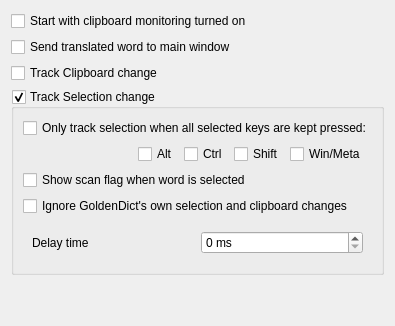
     <widget class="QWidget" name="tab_popup">
      <attribute name="icon">
       <iconset resource="../../resources.qrc">
        <normaloff>:/icons/scan.svg</normaloff>:/icons/scan.svg</iconset>
      </attribute>
      <attribute name="title">
       <string>S&amp;can</string>
      </attribute>
      <layout class="QVBoxLayout" name="verticalLayout_10">
       <item>
        <widget class="QCheckBox" name="startWithScanPopupOn">
         <property name="toolTip">
          <string>Chooses whether the clipboard monitoring will be turned on by default at the program's startup.</string>
         </property>
         <property name="text">
          <string>Start with clipboard monitoring turned on</string>
         </property>
        </widget>
       </item>
       <item>
        <widget class="QCheckBox" name="scanToMainWindow">
         <property name="toolTip">
          <string>Send translated word to main window instead of to show it in popup window</string>
         </property>
         <property name="text">
          <string>Send translated word to main window</string>
         </property>
        </widget>
       </item>
       <item>
        <widget class="QCheckBox" name="enableClipboardTrack">
         <property name="toolTip">
          <string>Track clipboard changes when Scanning is enabled. Notice! You should always enable this unless you are on Linux.</string>
         </property>
         <property name="text">
          <string>Track Clipboard change</string>
         </property>
        </widget>
       </item>
       <item>
        <widget class="QGroupBox" name="enableX11SelectionTrack">
         <property name="title">
          <string>Track Selection change</string>
         </property>
         <property name="alignment">
          <set>Qt::AlignLeading|Qt::AlignLeft|Qt::AlignTop</set>
         </property>
         <property name="checkable">
          <bool>true</bool>
         </property>
         <layout class="QVBoxLayout" name="verticalLayout_4">
          <item>
           <widget class="QCheckBox" name="enableScanPopupModifiers">
            <property name="toolTip">
             <string>With this enabled, the popup would only show up if all chosen keys are
in the pressed state when the word selection changes.</string>
            </property>
            <property name="text">
             <string>Only track selection when all selected keys are kept pressed:</string>
            </property>
           </widget>
          </item>
          <item>
           <widget class="QFrame" name="scanPopupModifiers">
            <property name="frameShape">
             <enum>QFrame::NoFrame</enum>
            </property>
            <property name="frameShadow">
             <enum>QFrame::Plain</enum>
            </property>
            <property name="lineWidth">
             <number>0</number>
            </property>
            <layout class="QVBoxLayout" name="verticalLayout_5">
             <property name="leftMargin">
              <number>0</number>
             </property>
             <property name="topMargin">
              <number>0</number>
             </property>
             <property name="rightMargin">
              <number>0</number>
             </property>
             <property name="bottomMargin">
              <number>0</number>
             </property>
             <item>
              <layout class="QHBoxLayout" name="horizontalLayout">
               <item>
                <spacer name="horizontalSpacer">
                 <property name="orientation">
                  <enum>Qt::Horizontal</enum>
                 </property>
                 <property name="sizeHint" stdset="0">
                  <size>
                   <width>40</width>
                   <height>20</height>
                  </size>
                 </property>
                </spacer>
               </item>
               <item>
                <layout class="QGridLayout" name="gridLayout">
                 <item row="0" column="0">
                  <widget class="QCheckBox" name="altKey">
                   <property name="toolTip">
                    <string>Alt key</string>
                   </property>
                   <property name="text">
                    <string notr="true">Alt</string>
                   </property>
                  </widget>
                 </item>
                 <item row="0" column="1">
                  <widget class="QCheckBox" name="ctrlKey">
                   <property name="toolTip">
                    <string>Ctrl key</string>
                   </property>
                   <property name="text">
                    <string notr="true">Ctrl</string>
                   </property>
                  </widget>
                 </item>
                 <item row="0" column="2">
                  <widget class="QCheckBox" name="shiftKey">
                   <property name="toolTip">
                    <string>Shift key</string>
                   </property>
                   <property name="text">
                    <string notr="true">Shift</string>
                   </property>
                  </widget>
                 </item>
                 <item row="0" column="3">
                  <widget class="QCheckBox" name="winKey">
                   <property name="toolTip">
                    <string>Windows key or Meta key</string>
                   </property>
                   <property name="text">
                    <string notr="true">Win/Meta</string>
                   </property>
                  </widget>
                 </item>
                </layout>
               </item>
               <item>
                <widget class="QFrame" name="frame">
                 <property name="frameShape">
                  <enum>QFrame::NoFrame</enum>
                 </property>
                 <property name="frameShadow">
                  <enum>QFrame::Raised</enum>
                 </property>
                 <property name="lineWidth">
                  <number>0</number>
                 </property>
                 <layout class="QVBoxLayout" name="verticalLayout_3">
                  <property name="leftMargin">
                   <number>0</number>
                  </property>
                  <property name="topMargin">
                   <number>0</number>
                  </property>
                  <property name="rightMargin">
                   <number>0</number>
                  </property>
                  <property name="bottomMargin">
                   <number>0</number>
                  </property>
                 </layout>
                </widget>
               </item>
              </layout>
             </item>
            </layout>
           </widget>
          </item>
          <item>
           <widget class="QCheckBox" name="showScanFlag">
            <property name="toolTip">
             <string>Show a flag window before showing popup window, click the flag to show popup window. </string>
            </property>
            <property name="text">
             <string>Show scan flag when word is selected</string>
            </property>
           </widget>
          </item>
          <item>
           <widget class="QCheckBox" name="ignoreOwnClipboardChanges">
            <property name="toolTip">
             <string>Do not show popup when selection or clipboard in one of GoldenDict's own windows changes</string>
            </property>
            <property name="text">
             <string>Ignore GoldenDict's own selection and clipboard changes</string>
            </property>
           </widget>
          </item>
          <item>
           <widget class="QWidget" name="widget" native="true">
            <layout class="QHBoxLayout" name="horizontalLayout_6">
             <item>
              <widget class="QLabel" name="delayTimerLabel">
               <property name="text">
                <string>Delay time</string>
               </property>
              </widget>
             </item>
             <item>
              <widget class="QSpinBox" name="delayTimer">
               <property name="suffix">
                <string> ms</string>
               </property>
               <property name="minimum">
                <number>0</number>
               </property>
               <property name="maximum">
                <number>10000</number>
               </property>
               <property name="singleStep">
                <number>50</number>
               </property>
              </widget>
             </item>
            </layout>
           </widget>
          </item>
         </layout>
        </widget>
       </item>
       <item>
        <spacer name="verticalSpacer_6">
         <property name="orientation">
          <enum>Qt::Vertical</enum>
         </property>
         <property name="sizeHint" stdset="0">
          <size>
           <width>20</width>
           <height>40</height>
          </size>
         </property>
        </spacer>
       </item>
      </layout>
     </widget>
